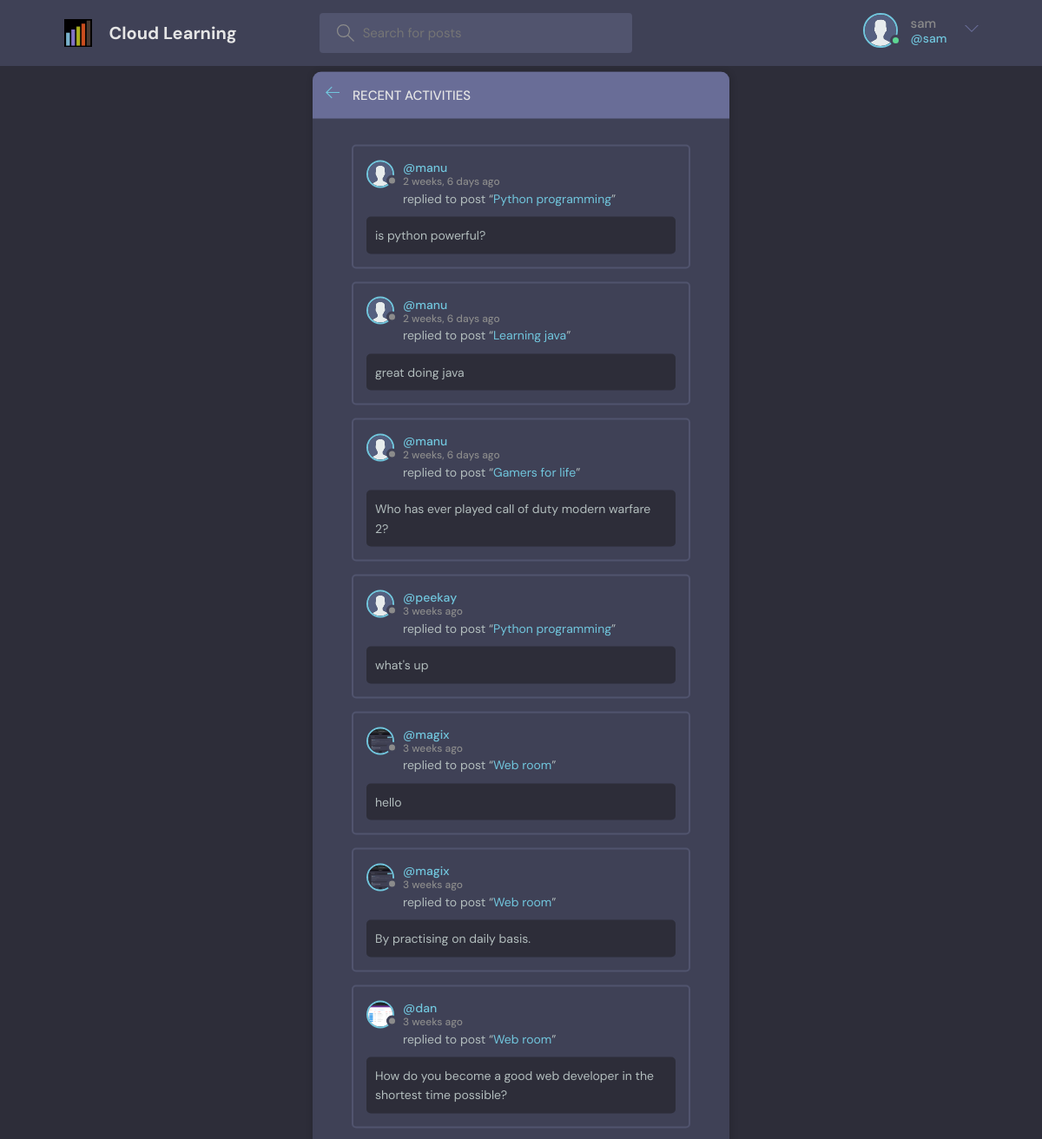
The page /activity/ (signed in) on the database as committed earlier.
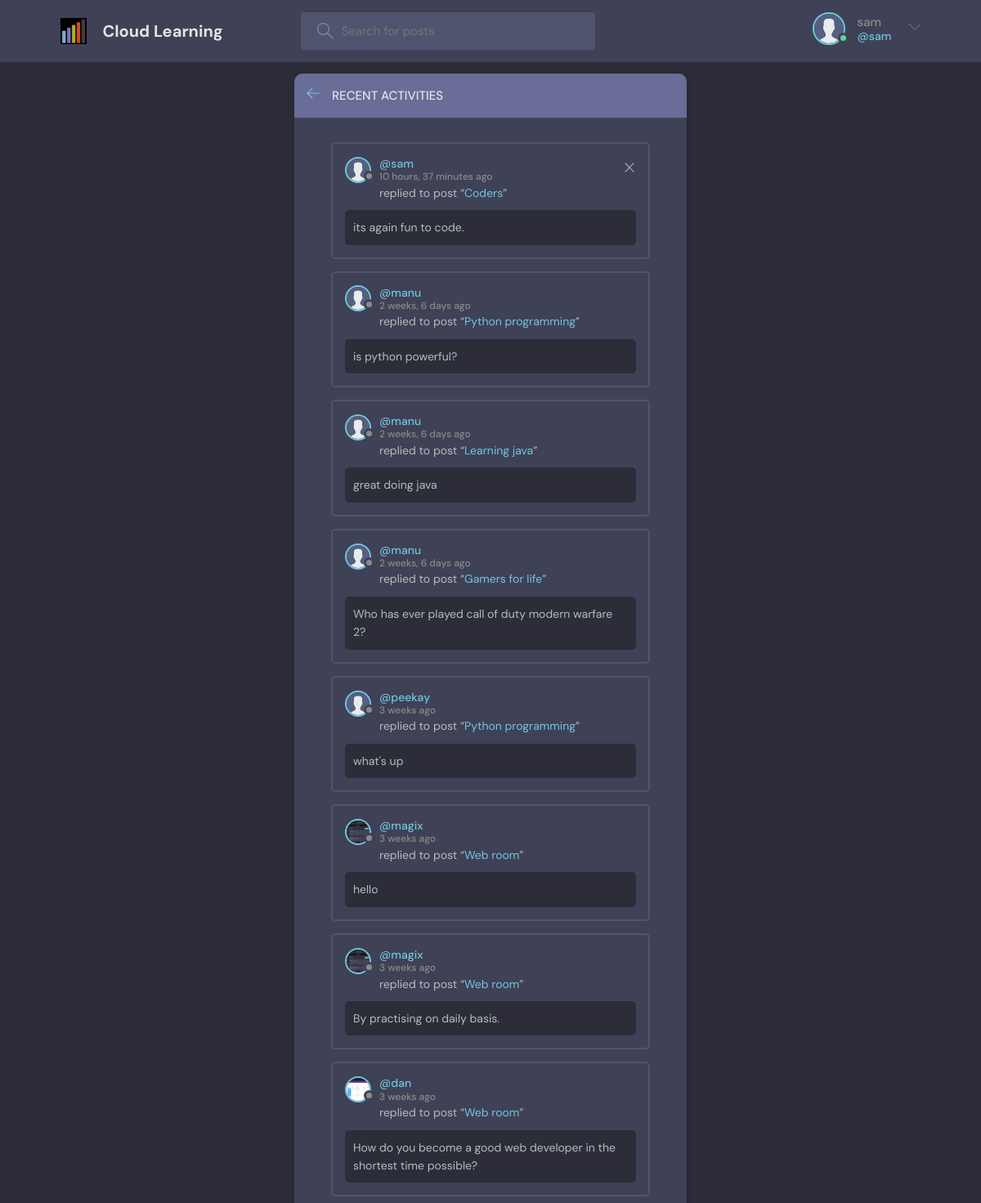
The same page on the database as committed later.
### base/models.py (models this page shows, shortened)
class Message(models.Model):
    user = models.ForeignKey(User, on_delete=models.CASCADE)
    room = models.ForeignKey(Room, on_delete=models.CASCADE)
    body = models.TextField()
    updated = models.DateTimeField(auto_now=True)
    created = models.DateTimeField(auto_now_add=True)
    class Meta:
        ordering = ['-updated', '-created']

class User(AbstractUser):
    name = models.CharField(max_length=200, null=True)
    email = models.EmailField(unique=True, null=True)
    bio = models.TextField(null=True)
    avatar = models.ImageField(null=True, default="avatar.svg")
    USERNAME_FIELD = 'username'
    REQUIRED_FIELDS = []

class Room(models.Model):
    host = models.ForeignKey(User, on_delete=models.SET_NULL, null=True)
    topic = models.ForeignKey(Topic, on_delete=models.SET_NULL, null=True)
    name = models.CharField(max_length=200)
    description = models.TextField(null=True, blank=True)
    participants = models.ManyToManyField(
        User, related_name='participants', blank=True)
    updated = models.DateTimeField(auto_now=True)
    created = models.DateTimeField(auto_now_add=True)
    class Meta:
        ordering = ['-updated', '-created']
    def __str__(self):
        return self.name

### base/views.py (the view)
# urls.py: path('activity/', views.activityPage, name="activity"),
@login_required(login_url='login')
def activityPage(request):
    room_messages = Message.objects.all()
    return render(request, 'base/activity.html', {'room_messages': room_messages})

### base/templates/base/activity.html
{% extends 'main.html' %}
{% block content %}
<main class="layout">
  <div class="container">
    <div class="layout__box">
      <div class="layout__boxHeader">
        <div class="layout__boxTitle">
          <a href="{% url 'home' %}">
            <svg version="1.1" xmlns="http://www.w3.org/2000/svg" width="32" height="32" viewBox="0 0 32 32">
              <title>arrow-left</title>
              <path
                d="M13.723 2.286l-13.723 13.714 13.719 13.714 1.616-1.611-10.96-10.96h27.625v-2.286h-27.625l10.965-10.965-1.616-1.607z">
              </path>
            </svg>
          </a>
          <h3>Recent Activities</h3>
        </div>
      </div>
      <div class="activities-page layout__body">
        {% for message in room_messages %}
        <div class="activities__box">
          <div class="activities__boxHeader roomListRoom__header">
            <a href="{% url 'user-profile' message.user.id %}" class="roomListRoom__author">
              <div class="avatar avatar--small">
                <img src="{{message.user.avatar.url}}" />
              </div>
              <p>
                @{{message.user}}
                <span>{{message.created|timesince}} ago</span>
              </p>
            </a>
            {% if request.user == message.user %}
            <div class="roomListRoom__actions">
              <a href="{% url 'delete-message' message.id %}">
                <svg version="1.1" xmlns="http://www.w3.org/2000/svg" width="32" height="32" viewBox="0 0 32 32">
                  <title>remove</title>
                  <path
                    d="M27.314 6.019l-1.333-1.333-9.98 9.981-9.981-9.981-1.333 1.333 9.981 9.981-9.981 9.98 1.333 1.333 9.981-9.98 9.98 9.98 1.333-1.333-9.98-9.98 9.98-9.981z">
                  </path>
                </svg>
              </a>
            </div>
            {% endif %}
          </div>
          <div class="activities__boxContent">
            <p>replied to post “<a href="{% url 'room' message.room.id %}">{{message.room}}</a>”</p>
            <div class="activities__boxRoomContent">
              {{message.body}}
            </div>
          </div>
        </div>
        {% endfor %}
      </div>
    </div>
  </div>
</main>
{% endblock content %}

Rows that differ between the two databases and show on the page:
added Message: user.avatar (placeholder picture), user "sam", created "10 hours, 37 minutes", room "Coders", body "its again fun to code."
